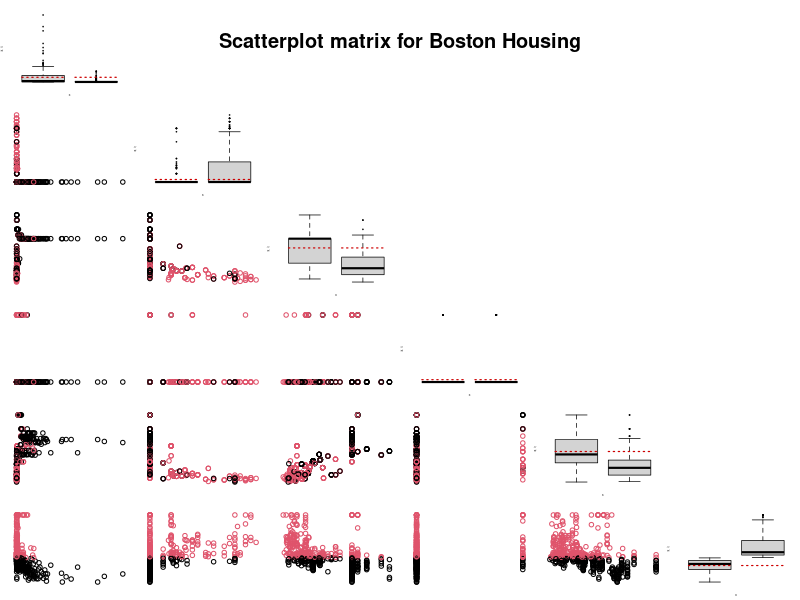

Here is the R script that generated this plot:

# clear all variables
rm(list = ls(all = TRUE))
graphics.off()

# load data
data = read.table("bostonh.dat")

K    = as.numeric(data[, 14] > median(data[, 14])) + 1
x    = cbind(data[, -(6:13)], K)
z    = data.frame(x)
z1   = subset(z, z$K == 1)
z2   = subset(z, z$K == 2)
m1   = apply(z1, 2, mean)
m2   = apply(z2, 2, mean)
i    = 0
op   = par(mfrow = c(6, 6), cex = 0.15)

while (i < 6) {
    i = i + 1
    j = 0
    while (j < 6) {
        j = j + 1
        
        if (i == j) {
            boxplot(x[, i] ~ K, at = 1:2, axes = FALSE, lwd = 0.7)
            lines(c(0.6, 1.4), c(m1[i], m1[i]), lty = "dotted", lwd = 1.2, col = "red3")
            lines(c(1.6, 2.4), c(m1[i], m1[i]), lty = "dotted", lwd = 1.2, col = "red3")
        }
        
        if (i > j) {
            yy = cbind(x[, j], x[, i], K)
            plot(yy[, -3], col = as.numeric(K), xlab = "", ylab = "", cex = 4, axes = FALSE)
        }
        
        if (i < j) {
            plot(i, type = "n", axes = FALSE, xlab = "", ylab = "", main = "")
        }
    }
}
title(main = list("Scatterplot matrix for Boston Housing", cex = 8), line = -16, 
    outer = TRUE) 
